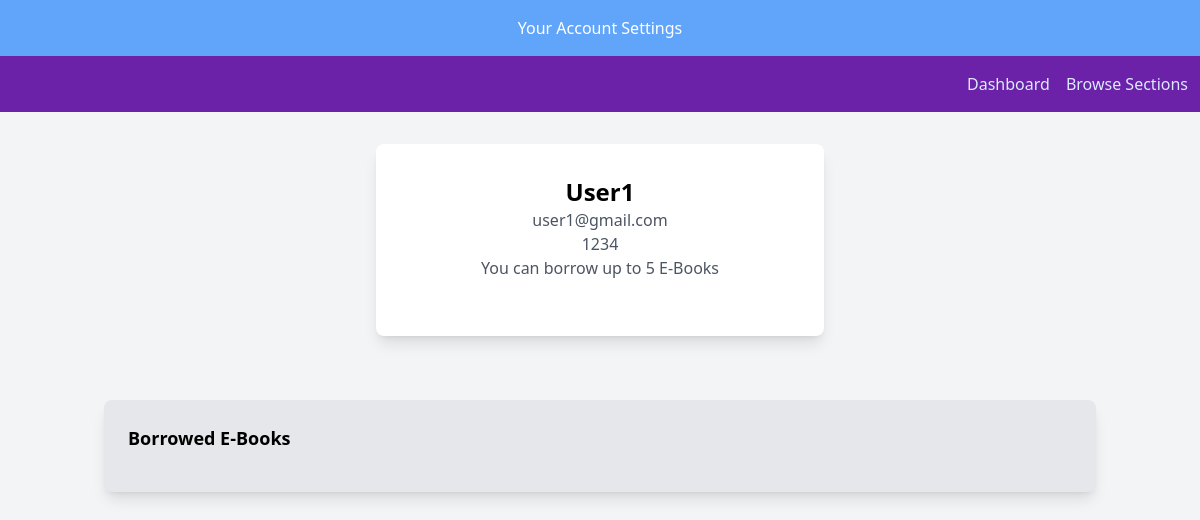
Screenshot of /account/1 with the database file from the repository.
### modal.py (models this page shows)
class User(db.Model):
    id = db.Column(db.Integer, primary_key=True)
    username = db.Column(db.String(50), unique=True, nullable=False)
    email = db.Column(db.String(100), unique=True, nullable=False)
    password = db.Column(db.String(100), nullable=False)
    profile = db.Column(db.String(200))
    token = db.Column(db.Integer, default=5)

### app.py (the view)
@app.route('/account/<int:n>',methods=["GET","POST"])
def Account(n):
    cred=User.query.filter_by(id=n).first()
    if not cred:
        return redirect(url_for('Login'))
    list1=cred.user_books
    list2=[]
    for i in list1:
        b2=Book.query.filter_by(id=i.book_id).first()
        list2.append(b2.name)
    return render_template('/user/account.html',cred=cred,list2=list2)

### templates/user/account.html (shortened to what this page needs)
<!DOCTYPE html>
<html lang="en">
<head>
    <script src="https://cdn.tailwindcss.com"></script>
</head>
<body class="bg-gray-100">
    <nav class="bg-blue-400 py-4">
        <ul class="text-white text-center">
            <li>Your Account Settings</li>
        </ul>
    </nav>
    <nav class="bg-purple-800 py-2">
        <ul class="px-3 py-2 flex space-x-4 text-blue-100 justify-end">
            <li class="cursor-pointer"><a href="/dashboard/{{ cred.id }}">Dashboard</a></li>
            <li class="cursor-pointer"><a href="/sections/{{ cred.id }}">Browse Sections</a></li>
        </ul>
    </nav>
    <div class="container mx-auto px-4 py-8">
        <div class="max-w-md mx-auto bg-white p-8 rounded-lg shadow-lg">
            <div class="text-center mb-6">
                <h2 class="text-2xl font-semibold">{{ cred.username }}</h2>
                <p class="text-gray-600">{{ cred.email }}</p>
                <p class="text-gray-600">{{ cred.password }}</p>
                <p class="text-gray-600">You can borrow up to {{ cred.token }} E-Books</p>
            </div>
        </div>
    </div>
    <div class="container mx-auto px-4 py-8">
        <div class="bg-gray-200 p-6 rounded-lg shadow-lg">
            <h3 class="text-lg font-semibold mb-4">Borrowed E-Books</h3>
        </div>
    </div>
</body>
</html>

### rows the page displays
User: username "User1", email "user1@gmail.com", password "1234", token "5"
